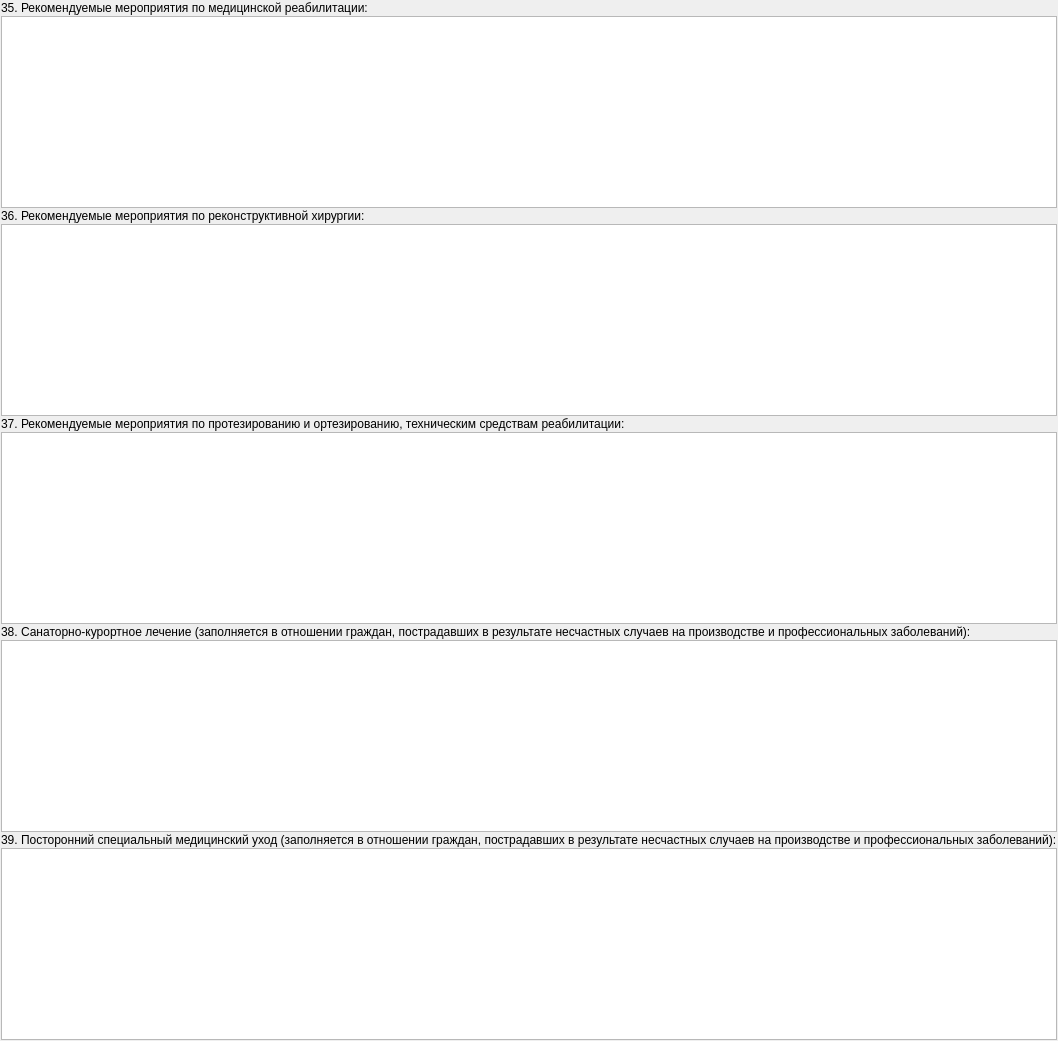
          <widget class="QWidget" name="tabRecommend">
           <attribute name="title">
            <string>Рекомендации</string>
           </attribute>
           <layout class="QGridLayout" name="gridLayout_52">
            <property name="margin">
             <number>1</number>
            </property>
            <property name="spacing">
             <number>1</number>
            </property>
            <item row="7" column="0">
             <widget class="QLabel" name="lblHealthResortTreatment">
              <property name="text">
               <string>38. Санаторно-курортное лечение (заполняется в отношении граждан, пострадавших в результате несчастных случаев на производстве и профессиональных заболеваний):</string>
              </property>
             </widget>
            </item>
            <item row="1" column="0">
             <widget class="QTextEdit" name="edtRecommendedActionRehabilitation"/>
            </item>
            <item row="3" column="0">
             <widget class="QLabel" name="lblRecommendedActionReconstructiveSurgery">
              <property name="text">
               <string>36. Рекомендуемые мероприятия по реконструктивной хирургии:</string>
              </property>
             </widget>
            </item>
            <item row="5" column="0">
             <widget class="QLabel" name="lblRecommendedActionProsthetics">
              <property name="text">
               <string>37. Рекомендуемые мероприятия по протезированию и ортезированию, техническим средствам реабилитации:</string>
              </property>
             </widget>
            </item>
            <item row="8" column="0">
             <widget class="QTextEdit" name="edtHealthResortTreatment"/>
            </item>
            <item row="6" column="0">
             <widget class="QTextEdit" name="edtRecommendedActionProsthetics"/>
            </item>
            <item row="0" column="0">
             <widget class="QLabel" name="lblRecommendedActionRehabilitation">
              <property name="text">
               <string>35. Рекомендуемые мероприятия по медицинской реабилитации:</string>
              </property>
             </widget>
            </item>
            <item row="4" column="0">
             <widget class="QTextEdit" name="edtRecommendedActionReconstructiveSurgery"/>
            </item>
            <item row="9" column="0">
             <widget class="QLabel" name="lblExtraneousSpecialMedicalCare">
              <property name="text">
               <string>39. Посторонний специальный медицинский уход (заполняется в отношении граждан, пострадавших в результате несчастных случаев на производстве и профессиональных заболеваний):</string>
              </property>
             </widget>
            </item>
            <item row="10" column="0">
             <widget class="QTextEdit" name="edtExtraneousSpecialMedicalCare"/>
            </item>
           </layout>
          </widget>
